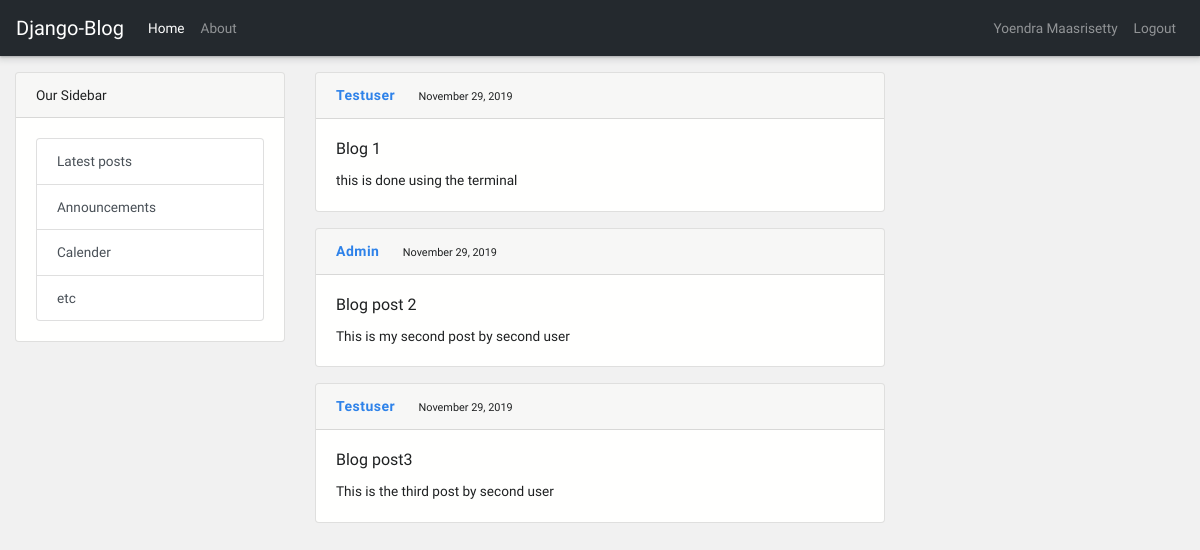
Page /blog/home/ (signed in) on the committed database.
### users/models.py (models this page shows, shortened)
class Profile(models.Model):
    user = models.OneToOneField(User,on_delete=models.CASCADE)
    fullname = models.CharField(default="NA",max_length=24)
    image = models.ImageField(default="default.jpg", upload_to='profile_pics')
    rollnumber = models.CharField(default="NA",max_length=20)
    college = models.CharField(default="NA",max_length=50)

### blog/models.py (models this page shows, shortened)
class Post(models.Model):
    Title = models.CharField(max_length = 100)
    Content = models.TextField()
    date = models.DateTimeField(default=timezone.now())
    author = models.ForeignKey(User,on_delete= models.CASCADE)

### blog/views.py (the view)
# urls.py: path('home/',views.home,name='blog-home'),
def home(request):
    context = {
        'posts' : Post.objects.all()
    }
    return render(request,'blog/home.html', context)

### blog/templates/blog/home.html
{% extends "blog/base.html" %} {% block content %} {% if user.is_authenticated %}
<div class="row mt-3">
    <div class="col-lg-3 col-md-6">
        <div class="sidebar">
            <div class="card bg-light mb-3" style="max-width: 20rem;">
                <div class="card-header">Our Sidebar</div>
                <div class="card-body">
                    <div class="list-group">
                        <a href="#" class="list-group-item list-group-item-action">
                                Latest posts
                            </a>
                        <a href="#" class="list-group-item list-group-item-action">Announcements
                            </a>
                        <a href="#" class="list-group-item list-group-item-action">Calender
                            </a>
                        <a href="#" class="list-group-item list-group-item-action ">etc
                            </a>
                    </div>
                </div>
            </div>
        </div>
    </div>
    <div class="col-lg-6 col-md-6">
        <div class="posts">
            {% for i in posts %}
            <div class="card bg-light mb-3" style="max-width: 40rem;">
                <div class="card-header">
                    <strong id="username">{{ i.author.username }}</strong>
                    <small>{{i.date | date:"F d, Y"}}</small>
                </div>
                <div class="card-body">
                    <h6 class="card-title"> {{ i.Title }} </h6>
                    <p class="card-text">{{i.Content}}</p>
                </div>
            </div>
            {% endfor %}
        </div>
    </div>
</div>
{% else %}
<p> You are not signed in Please <a href="{% url 'login' %}">Sign In </a></p>
{% endif %} {% endblock content %}

### blog/templates/blog/base.html (shortened to what this page needs)
<!DOCTYPE html>
<html lang="en">
<head>
     {% load staticfiles %}
    <link rel="stylesheet" type="text/css" href="{% static 'blog/content/bootstrap.css' %}">
    <link rel="stylesheet" type="text/css" href="{% static 'blog/content/bootstrap-grid.css' %}">
</head>
<body>
    <nav class="navbar navbar-expand-lg navbar-dark bg-primary">
        <a class="navbar-brand" href="{% url 'blog-home'%}">Django-Blog</a>
        <div class="collapse navbar-collapse" id="navbarTogglerDemo03">
            <ul class="navbar-nav mr-auto mt-2 mt-md-0">
                <li class="nav-item active">
                    {% if user.is_authenticated %}
                    <a class="nav-link" href="{% url 'blog-home' %}">Home
                {%endif%}
    </a>
                </li>
                <li class="nav-item">
                    {% if user.is_authenticated %}
                    <a class="nav-link" href="{% url 'blog-about' %}">About</a>
                    {%endif%}
                </li>
            </ul>
            <form class="form-inline my-2 my-lg-0">
                <ul class="navbar-nav mr-auto">
                    <li class="nav-item">
                        {% if user.is_authenticated %}
                        <a class="nav-link" href="{% url 'profile' %}" style="text-transform:capitalize">{{user.profile.fullname}}</a>
                        {% else %}
                        <a class="nav-link" href="{% url 'user-register' %}">Register</a> {% endif %}
                    </li>
                    <li class="nav-item">
                        {% if user.is_authenticated %}
                        <a class="nav-link" href="{% url 'logout' %}">Logout</a> {% else %}
                        <a class="nav-link" href="{% url 'login' %}">Login</a> {% endif %}
                    </li>
                </ul>
            </form>
        </div>
    </nav>
    <div class="container-fluid">
        {% block content%} {% endblock %}
    </div>
</body>
</html>

### rows in the picture
Post: author.username "Testuser", date "November 29, 2019", Title "Blog 1", Content "this is done using the terminal"
Post: author.username "Admin", date "November 29, 2019", Title "Blog post 2", Content "This is my second post by second user"
Post: author.username "Testuser", date "November 29, 2019", Title "Blog post3", Content "This is the third post by second user"

### other values in the picture
{{ user.profile.fullname }} "Yoendra Maasrisetty"
